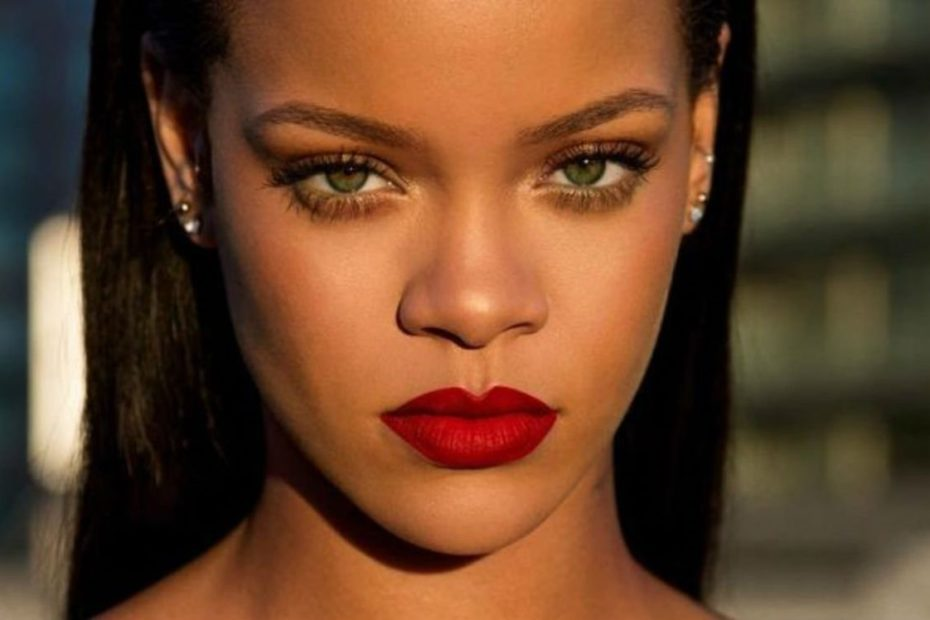
#> input picture IMAGENS-M/Rihanna-1-930x620.png, 930 x 620 px, found by its file name; its folder holds only this picture in this run
$ python Olhos.py
#> lines starting #> are read from the running program, lines starting #| are printed output that depends on the picture; after the words box and inside, x2 and y2 are one past the last pixel; in counts of white or black regions, pixels touching at a corner belong together
#USA O rosto.png COMO EXEMPLO DE TESTE, ELE É MAIS COMO UMA BASE, É PARECIDO COM MUITAS DAS IMAGENS DA BASE QUE VAMOS USAR
import os
from os.path import join as pjoin

import cv2
import matplotlib.pyplot as plt
import numpy as np
from PIL import Image

genero = "M"
imagens = os.listdir(f"IMAGENS-{genero}")
for imgi in imagens:
    print(imgi)
    classificador = cv2.CascadeClassifier(r"anexos/right_eye2.xml")
    img = cv2.imread(f"IMAGENS-{genero}/{imgi}")
#> img is the input picture: shape (620, 930, 3); mean B, G, R 42.6, 67.9, 103.7

    # print(imgi)
    imgGray = cv2.cvtColor(img, cv2.COLOR_BGRA2GRAY)
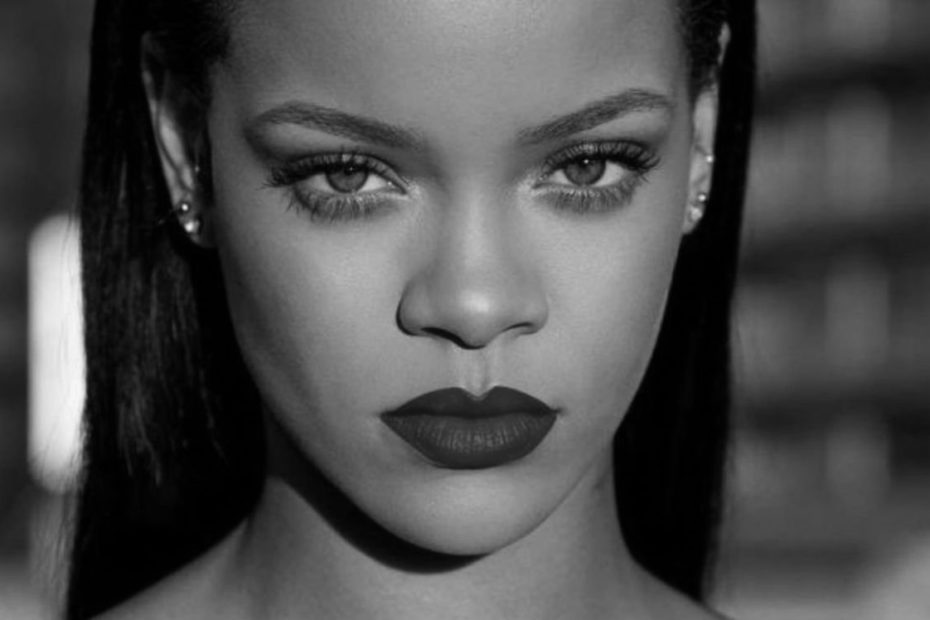
#> imgGray: shape (620, 930); min 0, max 247, mean 75.8
    # cv2.imshow('Imagem Cinza', imgGray)
    objetos = classificador.detectMultiScale(imgGray, minSize=(120,120), scaleFactor=1.1, minNeighbors=10, maxSize=(950,220))
#> objetos = [[476, 96, 220, 146], [239, 96, 223, 149]]
    # print(objetos)

    for x,y,l,a in objetos:
        pass
#> this loop made 2 passes

    try:
        olho_esquerdo = objetos[0]
#> olho_esquerdo = [476, 96, 220, 146]
        olho_direito = objetos[1]
#> olho_direito = [239, 96, 223, 149]
        cont = 1
    except:
        print("vixx")
        cont = 0
        img_corte = Image.fromarray(cv2.cvtColor(img, cv2.COLOR_BGR2RGB))
        # tranforma o tamanho da imagem, (redimensiona)
        if img_corte.width != 659 and img_corte.height != 711:
            print(f"{imgi} + Precisa Redimensionar")

            # Redimensiona
            img_corte = img_corte.resize((659, 711))
            #salva
            img_corte.save(f"IMAGENS-{genero}/{imgi}")

        img_corte = cv2.cvtColor(np.array(img_corte), cv2.COLOR_RGB2BGR)
        # Define os pontos dos vértices
        pts = np.array([[159, 246], [159, 387], [524, 384], [524, 246]], np.int32)

        # Cria uma máscara com os pontos
        mask = np.zeros_like(img_corte)
        cv2.fillPoly(mask, [pts], (255, 255, 255))

        # Aplica a máscara na imagem original
        img_cortada = cv2.bitwise_and(img_corte, mask)
        part_cortada = cv2.bitwise_and(img_corte, cv2.bitwise_not(mask))


    if cont == 1:
        pts = np.array( [[olho_direito[0], olho_direito[1]],
                        [olho_direito[0], olho_direito[1]+olho_direito[3]],
                        [olho_esquerdo[0]+olho_esquerdo[2], olho_esquerdo[1]+olho_esquerdo[3]],
                        [olho_esquerdo[0]+olho_esquerdo[2], olho_esquerdo[1]]], np.int32)
#> pts = [[239, 96], [239, 245], [696, 242], [696, 96]]

        pontos = [[olho_direito[0], olho_direito[1]],
                        [olho_direito[0], olho_direito[1]+olho_direito[3]],
                        [olho_esquerdo[0]+olho_esquerdo[2], olho_esquerdo[1]+olho_esquerdo[3]],
                        [olho_esquerdo[0]+olho_esquerdo[2], olho_esquerdo[1]]]
#> pontos = [[239, 96], [239, 245], [696, 242], [696, 96]]
        # print(pontos)
        # print(pontos[0][0])

        if pontos[0][0] > pontos[0][1]:
            olho_esquerdo = objetos[1]
#> olho_esquerdo = [239, 96, 223, 149]
            olho_direito = objetos[0]
#> olho_direito = [476, 96, 220, 146]
            pts = np.array( [[olho_direito[0], olho_direito[1]],
                [olho_direito[0], olho_direito[1]+olho_direito[3]],
                [olho_esquerdo[0]+olho_esquerdo[2], olho_esquerdo[1]+olho_esquerdo[3]],
                [olho_esquerdo[0]+olho_esquerdo[2], olho_esquerdo[1]]], np.int32)
#> pts = [[476, 96], [476, 242], [462, 245], [462, 96]]

            pontos = [[olho_direito[0], olho_direito[1]],
                [olho_direito[0], olho_direito[1]+olho_direito[3]],
                [olho_esquerdo[0]+olho_esquerdo[2], olho_esquerdo[1]+olho_esquerdo[3]],
                [olho_esquerdo[0]+olho_esquerdo[2], olho_esquerdo[1]]]
#> pontos = [[476, 96], [476, 242], [462, 245], [462, 96]]

            # print(pontos)
        # Cria uma máscara com os pontos
        mask = np.zeros_like(img)
        cv2.fillPoly(mask, [pts], (255, 255, 255))
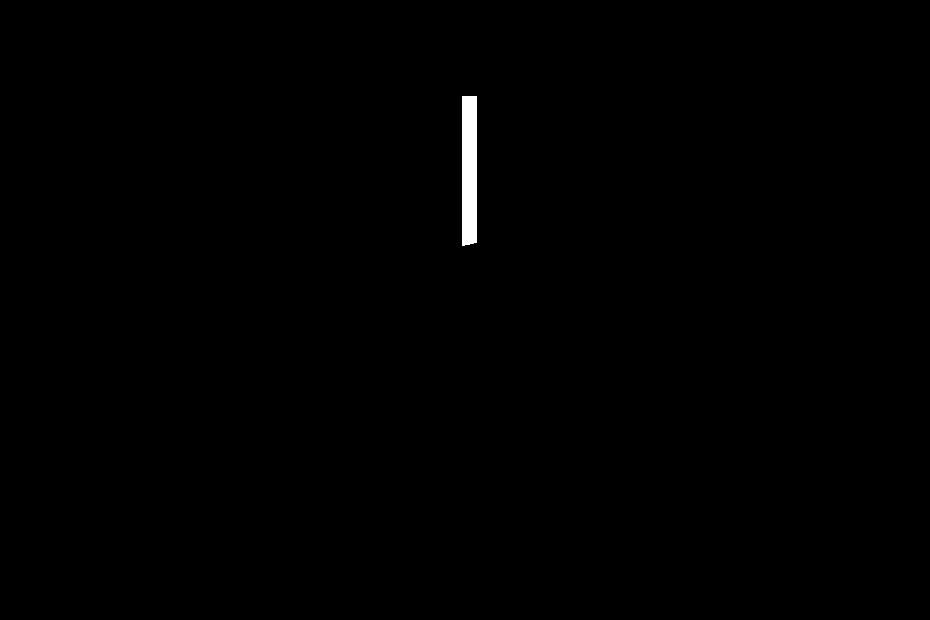
#> mask: shape (620, 930, 3); 0.39% white; 1 white region, box (x1, y1, x2, y2) and area: (462, 96, 477, 246) 2228


        # Aplica a máscara na imagem original
        img_cortada = cv2.bitwise_and(img, mask)
        part_cortada = cv2.bitwise_and(img, cv2.bitwise_not(mask))

        # Converta a imagem para o formato RGB para exibição com matplotlib
    img_cortada = cv2.cvtColor(img_cortada, cv2.COLOR_BGR2RGB)
    part_cortada = cv2.cvtColor(part_cortada, cv2.COLOR_BGR2RGB)
    img = cv2.cvtColor(img, cv2.COLOR_BGR2RGB)


    #aqui iremos transforma o redor da imagem em transparente
    # Crie uma imagem Pillow (PIL) a partir da imagem RGB
    img = Image.fromarray(img_cortada)
    #convertida para o modo RGBA que significa que ela terá canais vermelho, verde, azul e alfa (transparência).
    rgba = img.convert("RGBA")
    # Isso obtém os dados de pixel da imagem, que incluirão informações sobre a cor e transparência de cada pixel.
    datas = rgba.getdata()

    newData = []
    for item in datas:
        # encontrando a cor preta pelo seu valor RGB
        if item[0] == 0 and item[1] == 0 and item[2] == 0:
            # Se o pixel for preto, ele é substituído por um pixel totalmente transparente
            #  (branco com alfa 0), indicando que ele será tornando transparente.
            newData.append((255, 255, 255, 0))
        else:
            # outras cores permanecem inalteradas
            newData.append(item)
#> after the loop, newData = 576600 items
    # Aqui, os novos dados de pixel são aplicados à imagem RGBA.
    rgba.putdata(newData)
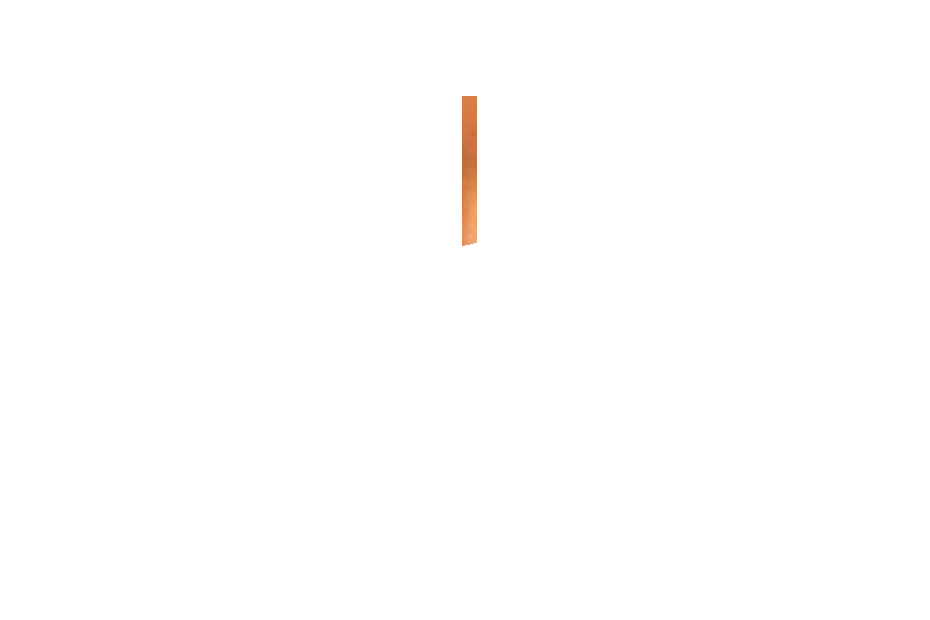
#> rgba: PIL image 930x620 RGBA; mean R, G, B, A 254.8, 254.5, 254.3, 1; transparent parts drawn white
    #A imagem editada é salva
    rgba.save(f"Olhos-{genero}\{imgi}", "PNG")


    # [9 lines of commented-out code are left out]

$ run again, on IMAGENS-M/Teste-18.png
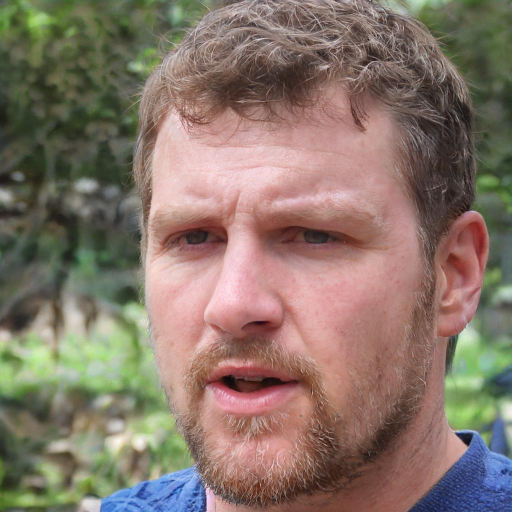
#> input picture IMAGENS-M/Teste-18.png, 1024 x 1024 px, found by its file name (shown at 1/2 size)
#> img is the input picture: shape (1024, 1024, 3); mean B, G, R 105, 117.4, 134.8
#> objetos = [[333, 122, 265, 177], [491, 390, 242, 161], [289, 404, 223, 149], [369, 691, 228, 151]]
#> the loop `for x,y,l,a in objetos:` made 4 passes
#> `olho_esquerdo = objetos[0]`: olho_esquerdo = [333, 122, 265, 177]
#> `olho_direito = objetos[1]`: olho_direito = [491, 390, 242, 161]
#> `pts = np.array( [[olho_direito[0], olho_direito[1]], [olho_direito[0],..`: pts = [[491, 390], [491, 551], [598, 299], [598, 122]]
#> `olho_esquerdo = objetos[1]`: olho_esquerdo = [491, 390, 242, 161]
#> `olho_direito = objetos[0]`: olho_direito = [333, 122, 265, 177]
#> `pts = np.array( [[olho_direito[0], olho_direito[1]], [olho_direito[0],..`: pts = [[333, 122], [333, 299], [733, 551], [733, 390]]
#> `cv2.fillPoly(mask, [pts], (255, 255, 255))`:
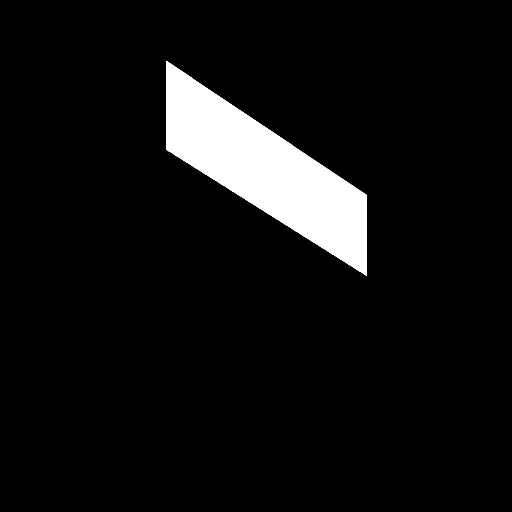
#> mask: shape (1024, 1024, 3) (shown at 1/2 size); 6.5% white; 1 white region, box (x1, y1, x2, y2) and area: (333, 122, 734, 552) 68170
#> after the loop `for item in datas:`: newData = 1048576 items
#> `rgba.putdata(newData)`:
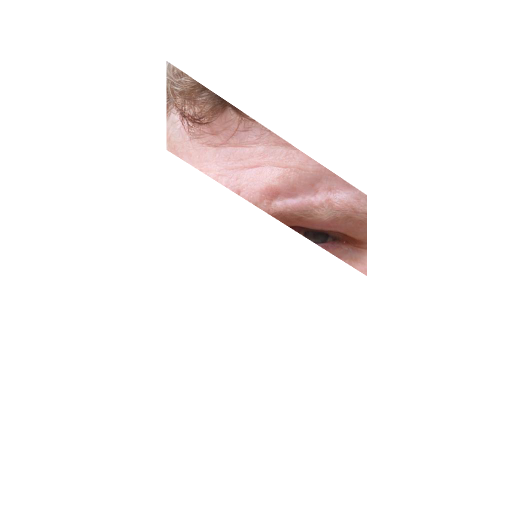
#> rgba: PIL image 1024x1024 RGBA (shown at 1/2 size); mean R, G, B, A 250.9, 248.2, 247.9, 16.6; transparent parts drawn white
